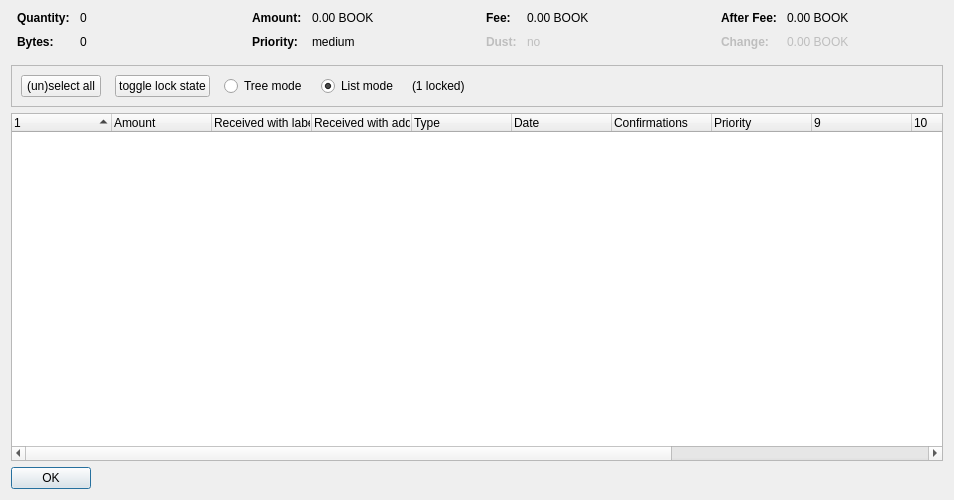
<?xml version="1.0" encoding="UTF-8"?>
<ui version="4.0">
 <class>CoinControlDialog</class>
 <widget class="QDialog" name="CoinControlDialog">
  <property name="geometry">
   <rect>
    <x>0</x>
    <y>0</y>
    <width>954</width>
    <height>500</height>
   </rect>
  </property>
  <property name="windowTitle">
   <string>Coin Selection</string>
  </property>
  <layout class="QVBoxLayout" name="verticalLayout">
   <item>
    <layout class="QHBoxLayout" name="horizontalLayoutTop" stretch="0,0,0,0">
     <property name="topMargin">
      <number>0</number>
     </property>
     <property name="bottomMargin">
      <number>10</number>
     </property>
     <item>
      <layout class="QFormLayout" name="formLayoutCoinControl1">
       <property name="horizontalSpacing">
        <number>10</number>
       </property>
       <property name="verticalSpacing">
        <number>10</number>
       </property>
       <property name="leftMargin">
        <number>6</number>
       </property>
       <property name="rightMargin">
        <number>6</number>
       </property>
       <item row="0" column="0">
        <widget class="QLabel" name="labelCoinControlQuantityText">
         <property name="font">
          <font>
           <weight>75</weight>
           <bold>true</bold>
          </font>
         </property>
         <property name="text">
          <string>Quantity:</string>
         </property>
        </widget>
       </item>
       <item row="0" column="1">
        <widget class="QLabel" name="labelCoinControlQuantity">
         <property name="cursor">
          <cursorShape>IBeamCursor</cursorShape>
         </property>
         <property name="contextMenuPolicy">
          <enum>Qt::ActionsContextMenu</enum>
         </property>
         <property name="text">
          <string notr="true">0</string>
         </property>
         <property name="textInteractionFlags">
          <set>Qt::LinksAccessibleByMouse|Qt::TextSelectableByKeyboard|Qt::TextSelectableByMouse</set>
         </property>
        </widget>
       </item>
       <item row="1" column="0">
        <widget class="QLabel" name="labelCoinControlBytesText">
         <property name="font">
          <font>
           <weight>75</weight>
           <bold>true</bold>
          </font>
         </property>
         <property name="text">
          <string>Bytes:</string>
         </property>
        </widget>
       </item>
       <item row="1" column="1">
        <widget class="QLabel" name="labelCoinControlBytes">
         <property name="cursor">
          <cursorShape>IBeamCursor</cursorShape>
         </property>
         <property name="contextMenuPolicy">
          <enum>Qt::ActionsContextMenu</enum>
         </property>
         <property name="text">
          <string notr="true">0</string>
         </property>
         <property name="textInteractionFlags">
          <set>Qt::LinksAccessibleByMouse|Qt::TextSelectableByKeyboard|Qt::TextSelectableByMouse</set>
         </property>
        </widget>
       </item>
      </layout>
     </item>
     <item>
      <layout class="QFormLayout" name="formLayoutCoinControl2">
       <property name="horizontalSpacing">
        <number>10</number>
       </property>
       <property name="verticalSpacing">
        <number>10</number>
       </property>
       <property name="leftMargin">
        <number>6</number>
       </property>
       <property name="rightMargin">
        <number>6</number>
       </property>
       <item row="0" column="0">
        <widget class="QLabel" name="labelCoinControlAmountText">
         <property name="font">
          <font>
           <weight>75</weight>
           <bold>true</bold>
          </font>
         </property>
         <property name="text">
          <string>Amount:</string>
         </property>
        </widget>
       </item>
       <item row="0" column="1">
        <widget class="QLabel" name="labelCoinControlAmount">
         <property name="cursor">
          <cursorShape>IBeamCursor</cursorShape>
         </property>
         <property name="contextMenuPolicy">
          <enum>Qt::ActionsContextMenu</enum>
         </property>
         <property name="text">
          <string notr="true">0.00 BOOK</string>
         </property>
         <property name="textInteractionFlags">
          <set>Qt::LinksAccessibleByMouse|Qt::TextSelectableByKeyboard|Qt::TextSelectableByMouse</set>
         </property>
        </widget>
       </item>
       <item row="1" column="0">
        <widget class="QLabel" name="labelCoinControlPriorityText">
         <property name="font">
          <font>
           <weight>75</weight>
           <bold>true</bold>
          </font>
         </property>
         <property name="text">
          <string>Priority:</string>
         </property>
        </widget>
       </item>
       <item row="1" column="1">
        <widget class="QLabel" name="labelCoinControlPriority">
         <property name="cursor">
          <cursorShape>IBeamCursor</cursorShape>
         </property>
         <property name="contextMenuPolicy">
          <enum>Qt::ActionsContextMenu</enum>
         </property>
         <property name="text">
          <string>medium</string>
         </property>
         <property name="textInteractionFlags">
          <set>Qt::LinksAccessibleByMouse|Qt::TextSelectableByKeyboard|Qt::TextSelectableByMouse</set>
         </property>
        </widget>
       </item>
      </layout>
     </item>
     <item>
      <layout class="QFormLayout" name="formLayoutCoinControl3">
       <property name="horizontalSpacing">
        <number>10</number>
       </property>
       <property name="verticalSpacing">
        <number>10</number>
       </property>
       <property name="leftMargin">
        <number>6</number>
       </property>
       <property name="rightMargin">
        <number>6</number>
       </property>
       <item row="0" column="0">
        <widget class="QLabel" name="labelCoinControlFeeText">
         <property name="font">
          <font>
           <weight>75</weight>
           <bold>true</bold>
          </font>
         </property>
         <property name="text">
          <string>Fee:</string>
         </property>
        </widget>
       </item>
       <item row="0" column="1">
        <widget class="QLabel" name="labelCoinControlFee">
         <property name="cursor">
          <cursorShape>IBeamCursor</cursorShape>
         </property>
         <property name="contextMenuPolicy">
          <enum>Qt::ActionsContextMenu</enum>
         </property>
         <property name="text">
          <string notr="true">0.00 BOOK</string>
         </property>
         <property name="textInteractionFlags">
          <set>Qt::LinksAccessibleByMouse|Qt::TextSelectableByKeyboard|Qt::TextSelectableByMouse</set>
         </property>
        </widget>
       </item>
       <item row="1" column="0">
        <widget class="QLabel" name="labelCoinControlLowOutputText">
         <property name="enabled">
          <bool>false</bool>
         </property>
         <property name="font">
          <font>
           <weight>75</weight>
           <bold>true</bold>
          </font>
         </property>
         <property name="text">
          <string>Dust:</string>
         </property>
        </widget>
       </item>
       <item row="1" column="1">
        <widget class="QLabel" name="labelCoinControlLowOutput">
         <property name="enabled">
          <bool>false</bool>
         </property>
         <property name="cursor">
          <cursorShape>IBeamCursor</cursorShape>
         </property>
         <property name="contextMenuPolicy">
          <enum>Qt::ActionsContextMenu</enum>
         </property>
         <property name="text">
          <string>no</string>
         </property>
         <property name="textInteractionFlags">
          <set>Qt::LinksAccessibleByMouse|Qt::TextSelectableByKeyboard|Qt::TextSelectableByMouse</set>
         </property>
        </widget>
       </item>
      </layout>
     </item>
     <item>
      <layout class="QFormLayout" name="formLayoutCoinControl4">
       <property name="horizontalSpacing">
        <number>10</number>
       </property>
       <property name="verticalSpacing">
        <number>10</number>
       </property>
       <property name="leftMargin">
        <number>6</number>
       </property>
       <property name="rightMargin">
        <number>6</number>
       </property>
       <item row="0" column="0">
        <widget class="QLabel" name="labelCoinControlAfterFeeText">
         <property name="font">
          <font>
           <weight>75</weight>
           <bold>true</bold>
          </font>
         </property>
         <property name="text">
          <string>After Fee:</string>
         </property>
        </widget>
       </item>
       <item row="0" column="1">
        <widget class="QLabel" name="labelCoinControlAfterFee">
         <property name="cursor">
          <cursorShape>IBeamCursor</cursorShape>
         </property>
         <property name="contextMenuPolicy">
          <enum>Qt::ActionsContextMenu</enum>
         </property>
         <property name="text">
          <string notr="true">0.00 BOOK</string>
         </property>
         <property name="textInteractionFlags">
          <set>Qt::LinksAccessibleByMouse|Qt::TextSelectableByKeyboard|Qt::TextSelectableByMouse</set>
         </property>
        </widget>
       </item>
       <item row="1" column="0">
        <widget class="QLabel" name="labelCoinControlChangeText">
         <property name="enabled">
          <bool>false</bool>
         </property>
         <property name="font">
          <font>
           <weight>75</weight>
           <bold>true</bold>
          </font>
         </property>
         <property name="text">
          <string>Change:</string>
         </property>
        </widget>
       </item>
       <item row="1" column="1">
        <widget class="QLabel" name="labelCoinControlChange">
         <property name="enabled">
          <bool>false</bool>
         </property>
         <property name="cursor">
          <cursorShape>IBeamCursor</cursorShape>
         </property>
         <property name="contextMenuPolicy">
          <enum>Qt::ActionsContextMenu</enum>
         </property>
         <property name="text">
          <string notr="true">0.00 BOOK</string>
         </property>
         <property name="textInteractionFlags">
          <set>Qt::LinksAccessibleByMouse|Qt::TextSelectableByKeyboard|Qt::TextSelectableByMouse</set>
         </property>
        </widget>
       </item>
      </layout>
     </item>
    </layout>
   </item>
   <item>
    <widget class="QFrame" name="frame">
     <property name="minimumSize">
      <size>
       <width>0</width>
       <height>40</height>
      </size>
     </property>
     <property name="frameShape">
      <enum>QFrame::StyledPanel</enum>
     </property>
     <property name="frameShadow">
      <enum>QFrame::Sunken</enum>
     </property>
     <layout class="QHBoxLayout" name="horizontalLayout">
      <item>
       <layout class="QHBoxLayout" name="horizontalLayoutPanel" stretch="0,0,0,0,0,0">
        <property name="spacing">
         <number>14</number>
        </property>
        <item>
         <widget class="QPushButton" name="pushButtonSelectAll">
          <property name="sizePolicy">
           <sizepolicy hsizetype="Maximum" vsizetype="Fixed">
            <horstretch>0</horstretch>
            <verstretch>0</verstretch>
           </sizepolicy>
          </property>
          <property name="text">
           <string>(un)select all</string>
          </property>
          <property name="autoDefault">
           <bool>false</bool>
          </property>
         </widget>
        </item>
        <item>
         <widget class="QPushButton" name="pushButtonToggleLock">
          <property name="sizePolicy">
           <sizepolicy hsizetype="Maximum" vsizetype="Fixed">
            <horstretch>0</horstretch>
            <verstretch>0</verstretch>
           </sizepolicy>
          </property>
          <property name="text">
           <string>toggle lock state</string>
          </property>
          <property name="autoDefault">
           <bool>false</bool>
          </property>
         </widget>
        </item>
        <item>
         <widget class="QRadioButton" name="radioTreeMode">
          <property name="sizePolicy">
           <sizepolicy hsizetype="Maximum" vsizetype="Fixed">
            <horstretch>0</horstretch>
            <verstretch>0</verstretch>
           </sizepolicy>
          </property>
          <property name="text">
           <string>Tree mode</string>
          </property>
         </widget>
        </item>
        <item>
         <widget class="QRadioButton" name="radioListMode">
          <property name="sizePolicy">
           <sizepolicy hsizetype="Maximum" vsizetype="Fixed">
            <horstretch>0</horstretch>
            <verstretch>0</verstretch>
           </sizepolicy>
          </property>
          <property name="text">
           <string>List mode</string>
          </property>
          <property name="checked">
           <bool>true</bool>
          </property>
         </widget>
        </item>
        <item>
         <widget class="QLabel" name="labelLocked">
          <property name="text">
           <string>(1 locked)</string>
          </property>
         </widget>
        </item>
        <item>
         <spacer name="horizontalSpacer">
          <property name="orientation">
           <enum>Qt::Horizontal</enum>
          </property>
          <property name="sizeHint" stdset="0">
           <size>
            <width>40</width>
            <height>20</height>
           </size>
          </property>
         </spacer>
        </item>
       </layout>
      </item>
     </layout>
    </widget>
   </item>
   <item>
    <widget class="CoinControlTreeWidget" name="treeWidget">
     <property name="contextMenuPolicy">
      <enum>Qt::CustomContextMenu</enum>
     </property>
     <property name="sortingEnabled">
      <bool>false</bool>
     </property>
     <property name="columnCount">
      <number>13</number>
     </property>
     <attribute name="headerShowSortIndicator" stdset="0">
      <bool>true</bool>
     </attribute>
     <attribute name="headerStretchLastSection">
      <bool>false</bool>
     </attribute>
     <column>
      <property name="text">
       <string/>
      </property>
     </column>
     <column>
      <property name="text">
       <string>Amount</string>
      </property>
     </column>
     <column>
      <property name="text">
       <string>Received with label</string>
      </property>
     </column>
     <column>
      <property name="text">
       <string>Received with address</string>
      </property>
     </column>
     <column>
      <property name="text">
	<string>Type</string>
      </property>
     </column>
     <column>
      <property name="text">	 
       <string>Date</string>
      </property>
     </column>
     <column>
      <property name="text">
       <string>Confirmations</string>
      </property>
      <property name="toolTip">
       <string>Confirmed</string>
      </property>
     </column>
     <column>
      <property name="text">
       <string>Priority</string>
      </property>
     </column>
     <column>
      <property name="text">
       <string/>
      </property>
     </column>
     <column>
      <property name="text">
       <string/>
      </property>
     </column>
     <column>
      <property name="text">
       <string/>
      </property>
     </column>
     <column>
      <property name="text">
       <string/>
      </property>
     </column>
     <column>
      <property name="text">
       <string/>
      </property>
     </column>
    </widget>
   </item>
   <item>
    <widget class="QDialogButtonBox" name="buttonBox">
     <property name="sizePolicy">
      <sizepolicy hsizetype="Maximum" vsizetype="Fixed">
       <horstretch>0</horstretch>
       <verstretch>0</verstretch>
      </sizepolicy>
     </property>
     <property name="orientation">
      <enum>Qt::Horizontal</enum>
     </property>
     <property name="standardButtons">
      <set>QDialogButtonBox::Ok</set>
     </property>
    </widget>
   </item>
  </layout>
 </widget>
 <customwidgets>
  <customwidget>
   <class>CoinControlTreeWidget</class>
   <extends>QTreeWidget</extends>
   <header>coincontroltreewidget.h</header>
  </customwidget>
 </customwidgets>
 <resources/>
 <connections/>
</ui>
